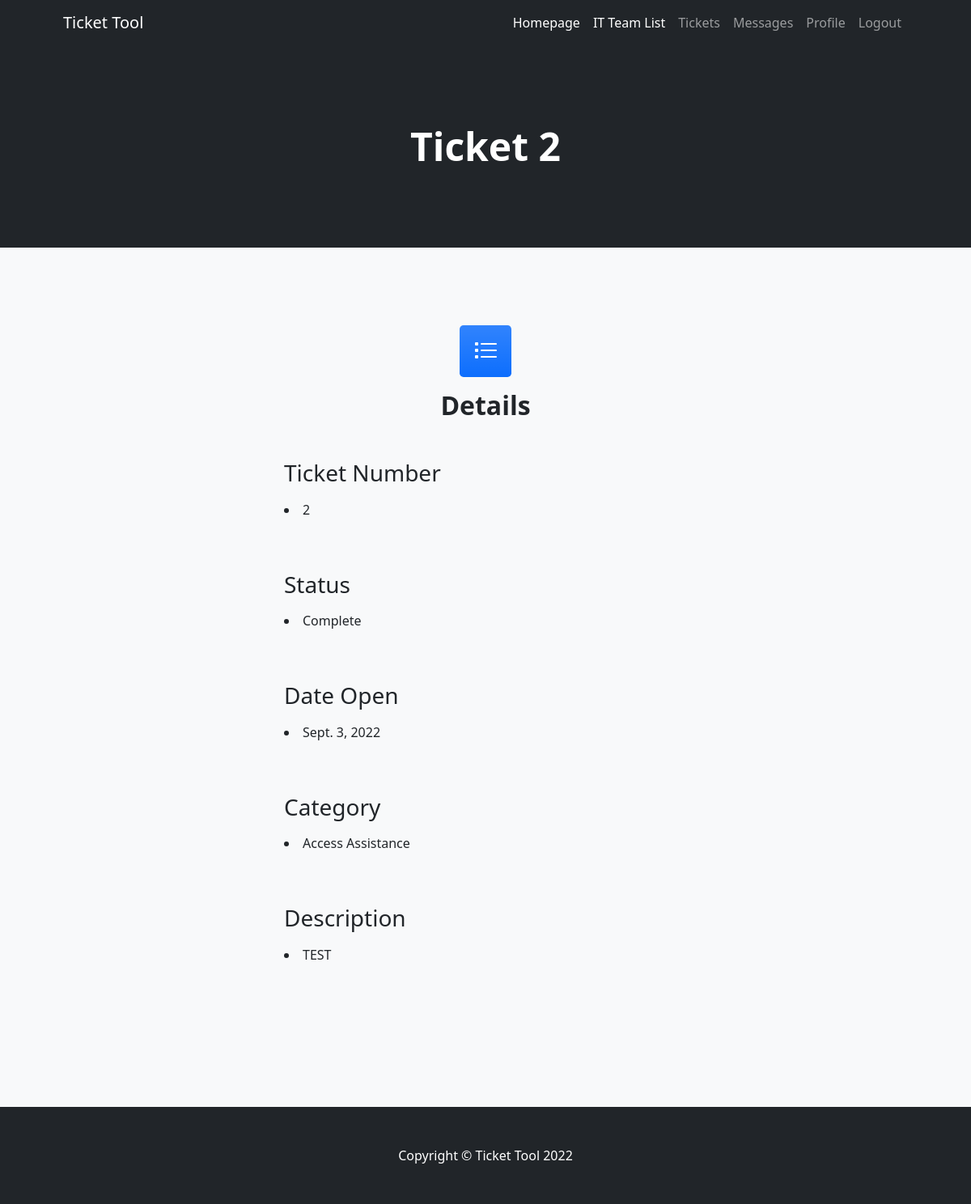
The app's page /Ticket/it/detail/2, older data.
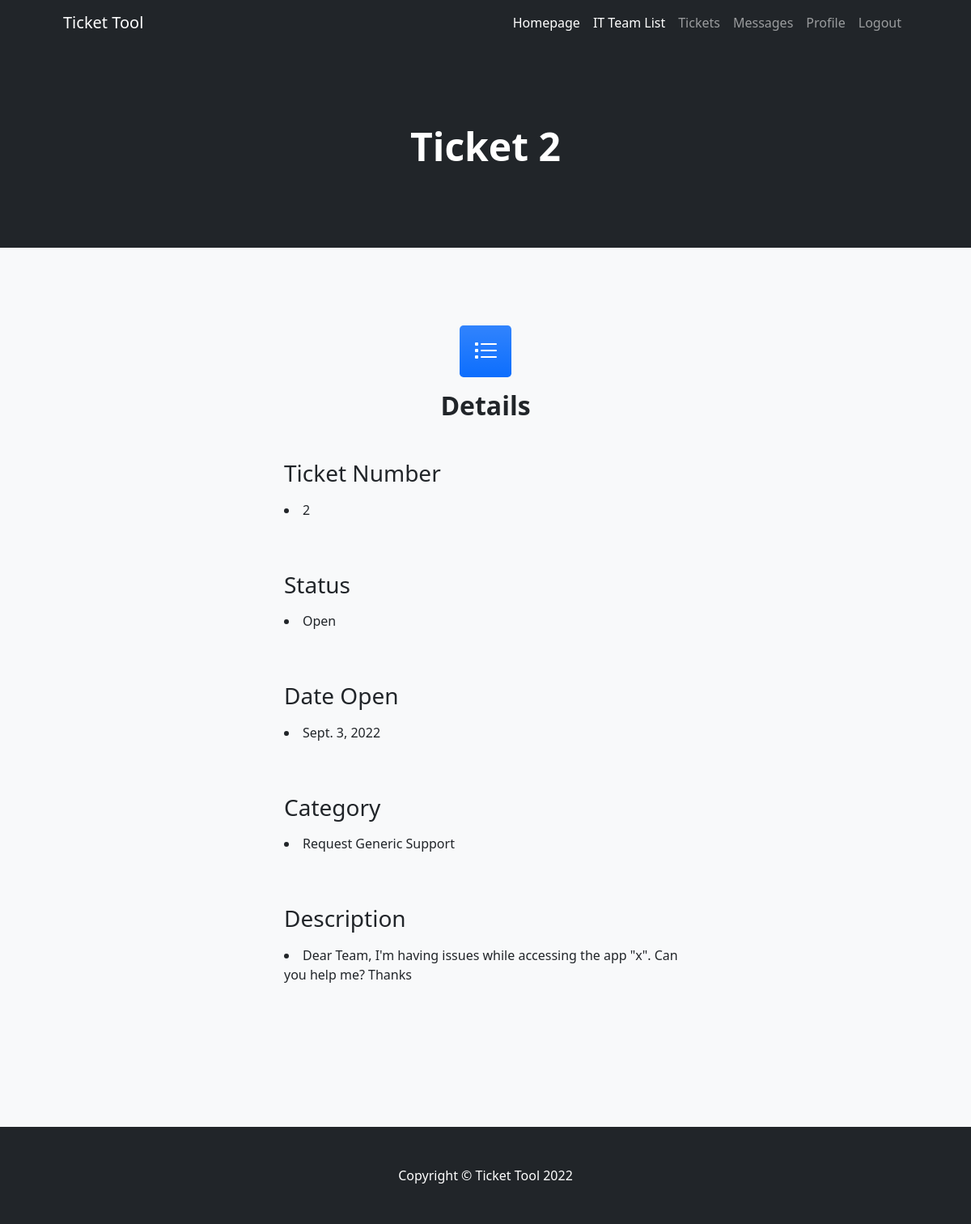
The same page, newer data.
### AppTickets/models.py (models this page shows)
class Ticket(models.Model):
    date_open=models.DateField(blank=True, null=True)
    status=models.CharField(max_length=50) #dropdown, cuando se crea el ticket el default debería ser open
    category=models.CharField(max_length=50) #dropdown
    description=models.CharField(max_length=500)

### AppTickets/views.py (the view)
# urls.py: path("Ticket/it/detail/<pk>",TicketDetailIT.as_view(),name="ticket_detail_it"),
class TicketDetailIT(DetailView):
    model=Ticket
    template_name="AppTickets/it_ticket_detail.html"

### AppTickets/templates/AppTickets/it_ticket_detail.html (shortened to what this page needs)
{% extends 'AppIT_Team/it_team.html' %}
{% block header %}
<h1 class="display-5 fw-bolder text-white mb-2"> Ticket {{ticket.id}}</h1>
{% endblock header %}
{% block content %}
<section class="bg-light py-5">
    <div class="container px-5 my-5 px-5">
        <div class="text-center mb-5">
            <div class="feature bg-primary bg-gradient text-white rounded-3 mb-3"><i class="bi-list-task"></i></div>
            <h2 class="fw-bolder">Details</h2>
        </div>
        <div class="row gx-5 justify-content-center">
            <div class="col-lg-6">
                    <div class="form-floating mb-3">
                        <h3>Ticket Number</h3>
                        <p><li>{{ticket.id}}</p>
                        <br><br>
                        <h3>Status</h3>
                        <p><li>{{ticket.status}}</p>
                        <br><br>
                        <h3>Date Open</h3>
                        <p><li>{{ticket.date_open}}</p>
                        <br><br>
                        <h3>Category</h3>
                        <p><li>{{ticket.category}}</p>
                        <br><br>
                        <h3>Description</h3>
                        <p><li>{{ticket.description}}</p>
                        <br><br>
                    </div>
            </div>
        </div>
    </div>
</section>
{% endblock content %}

Row changes from the older to the newer data that the page shows:
changed Ticket id 2: status "Complete" → "Open"; category "Access Assistance" → "Request Generic Support"; description "TEST" → "Dear Team, I'm having issues while accessing the app \"x\". Can you help me? Thanks"
